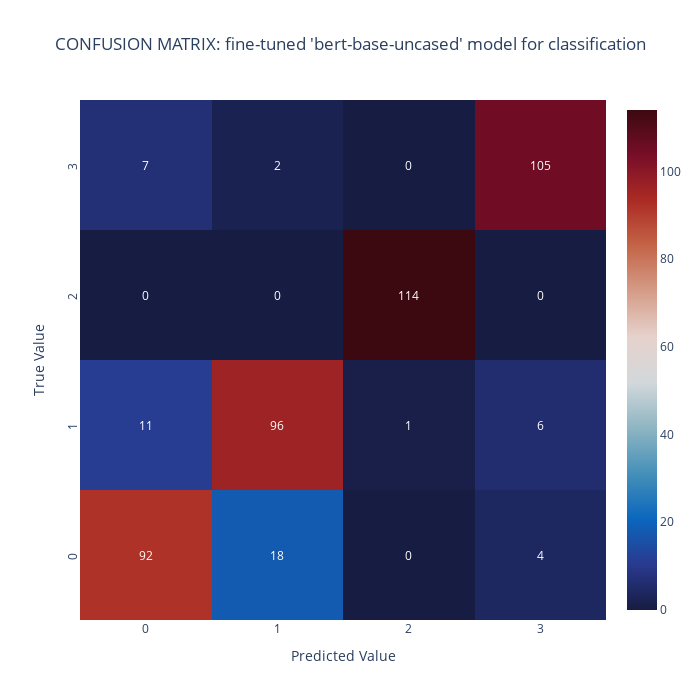

The code cell stored with this chart in its notebook:
### Code cell
# Plot Confusion Matrix.
cm_labels = ['0', '1', '2', '3']
cm_matrix = confusion_matrix(labels, preds)
cm_title = "CONFUSION MATRIX: fine-tuned 'bert-base-uncased' model for classification"

fig = ff.create_annotated_heatmap(z=cm_matrix, 
                                  x=cm_labels,
                                  y=cm_labels, 
                                  colorscale='balance', 
                                  showscale=True,
                                  annotation_text=cm_matrix)

fig.update_layout(width=700, 
                  height=700, 
                  title=cm_title, 
                  title_x=0.5,
                  xaxis=dict(title='Predicted Value', side='bottom'), 
                  yaxis_title='True Value')

fig.update_yaxes(tickangle=-90)  
    
fig.show()

# Print detailed classification report.
report = classification_report(labels, preds, output_dict=True)
report_title = "CLASSIFICATION REPORT: fine-tuned 'bert-base-uncased' model for classification"

print(report_title, '\n')
print(classification_report(labels, preds))
print(label2id)

### Figure 1 — Plotly figure (JSON) as saved in the notebook; plotly's stock layout.template omitted (floating-point values rounded to 4 significant figures)
{"data": [{"colorscale": [[0, "rgb(23, 28, 66)"], [0.09091, "rgb(41, 58, 143)"], [0.1818, "rgb(11, 102, 189)"], [0.2727, "rgb(69, 144, 185)"], [0.3636, "rgb(142, 181, 194)"], [0.4545, "rgb(210, 216, 219)"], [0.5455, "rgb(230, 210, 204)"], [0.6364, "rgb(213, 157, 137)"], [0.7273, "rgb(196, 101, 72)"], [0.8182, "rgb(172, 43, 36)"], [0.9091, "rgb(120, 14, 40)"], [1, "rgb(60, 9, 17)"]], "reversescale": false, "showscale": true, "type": "heatmap", "x": ["0", "1", "2", "3"], "y": ["0", "1", "2", "3"], "z": [[92, 18, 0, 4], [11, 96, 1, 6], [0, 0, 114, 0], [7, 2, 0, 105]]}], "layout": {"annotations": [{"font": {"color": "#FFFFFF"}, "showarrow": false, "text": "92", "x": "0", "xref": "x", "y": "0", "yref": "y"}, {"font": {"color": "#FFFFFF"}, "showarrow": false, "text": "18", "x": "1", "xref": "x", "y": "0", "yref": "y"}, {"font": {"color": "#FFFFFF"}, "showarrow": false, "text": "0", "x": "2", "xref": "x", "y": "0", "yref": "y"}, {"font": {"color": "#FFFFFF"}, "showarrow": false, "text": "4", "x": "3", "xref": "x", "y": "0", "yref": "y"}, {"font": {"color": "#FFFFFF"}, "showarrow": false, "text": "11", "x": "0", "xref": "x", "y": "1", "yref": "y"}, {"font": {"color": "#FFFFFF"}, "showarrow": false, "text": "96", "x": "1", "xref": "x", "y": "1", "yref": "y"}, {"font": {"color": "#FFFFFF"}, "showarrow": false, "text": "1", "x": "2", "xref": "x", "y": "1", "yref": "y"}, {"font": {"color": "#FFFFFF"}, "showarrow": false, "text": "6", "x": "3", "xref": "x", "y": "1", "yref": "y"}, {"font": {"color": "#FFFFFF"}, "showarrow": false, "text": "0", "x": "0", "xref": "x", "y": "2", "yref": "y"}, {"font": {"color": "#FFFFFF"}, "showarrow": false, "text": "0", "x": "1", "xref": "x", "y": "2", "yref": "y"}, {"font": {"color": "#FFFFFF"}, "showarrow": false, "text": "114", "x": "2", "xref": "x", "y": "2", "yref": "y"}, {"font": {"color": "#FFFFFF"}, "showarrow": false, "text": "0", "x": "3", "xref": "x", "y": "2", "yref": "y"}, {"font": {"color": "#FFFFFF"}, "showarrow": false, "text": "7", "x": "0", "xref": "x", "y": "3", "yref": "y"}, {"font": {"color": "#FFFFFF"}, "showarrow": false, "text": "2", "x": "1", "xref": "x", "y": "3", "yref": "y"}, {"font": {"color": "#FFFFFF"}, "showarrow": false, "text": "0", "x": "2", "xref": "x", "y": "3", "yref": "y"}, {"font": {"color": "#FFFFFF"}, "showarrow": false, "text": "105", "x": "3", "xref": "x", "y": "3", "yref": "y"}], "height": 700, "title": {"text": "CONFUSION MATRIX: fine-tuned 'bert-base-uncased' model for classification", "x": 0.5}, "width": 700, "xaxis": {"dtick": 1, "gridcolor": "rgb(0, 0, 0)", "side": "bottom", "ticks": "", "title": {"text": "Predicted Value"}}, "yaxis": {"dtick": 1, "tickangle": -90, "ticks": "", "ticksuffix": "  ", "title": {"text": "True Value"}}}}
